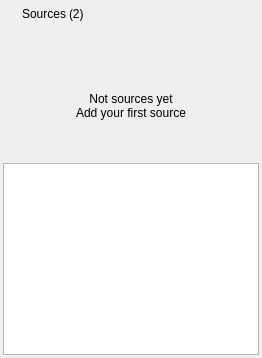
           <widget class="QWidget" name="sourcesWidget" native="true">
            <layout class="QVBoxLayout" name="verticalLayout_8">
             <property name="spacing">
              <number>3</number>
             </property>
             <property name="leftMargin">
              <number>3</number>
             </property>
             <property name="topMargin">
              <number>3</number>
             </property>
             <property name="rightMargin">
              <number>3</number>
             </property>
             <property name="bottomMargin">
              <number>3</number>
             </property>
             <item>
              <widget class="QWidget" name="sourcesHeaderWidget" native="true">
               <property name="sizePolicy">
                <sizepolicy hsizetype="Preferred" vsizetype="Fixed">
                 <horstretch>0</horstretch>
                 <verstretch>0</verstretch>
                </sizepolicy>
               </property>
               <layout class="QHBoxLayout" name="horizontalLayout_14">
                <property name="spacing">
                 <number>3</number>
                </property>
                <property name="leftMargin">
                 <number>0</number>
                </property>
                <property name="topMargin">
                 <number>0</number>
                </property>
                <property name="rightMargin">
                 <number>0</number>
                </property>
                <property name="bottomMargin">
                 <number>0</number>
                </property>
                <item>
                 <widget class="QLabel" name="label_16">
                  <property name="minimumSize">
                   <size>
                    <width>16</width>
                    <height>16</height>
                   </size>
                  </property>
                  <property name="maximumSize">
                   <size>
                    <width>16</width>
                    <height>16</height>
                   </size>
                  </property>
                  <property name="text">
                   <string/>
                  </property>
                  <property name="pixmap">
                   <pixmap resource="frameflow.qrc">:/FrameFlow/tv.svg</pixmap>
                  </property>
                  <property name="scaledContents">
                   <bool>true</bool>
                  </property>
                 </widget>
                </item>
                <item>
                 <widget class="QLabel" name="sourcesLabel">
                  <property name="text">
                   <string>Sources</string>
                  </property>
                 </widget>
                </item>
                <item>
                 <widget class="QLabel" name="sourcesCountLabel">
                  <property name="text">
                   <string>(2)</string>
                  </property>
                 </widget>
                </item>
                <item>
                 <spacer name="horizontalSpacer_12">
                  <property name="orientation">
                   <enum>Qt::Orientation::Horizontal</enum>
                  </property>
                  <property name="sizeHint" stdset="0">
                   <size>
                    <width>40</width>
                    <height>20</height>
                   </size>
                  </property>
                 </spacer>
                </item>
                <item>
                 <widget class="QPushButton" name="addSourceButton">
                  <property name="cursor">
                   <cursorShape>PointingHandCursor</cursorShape>
                  </property>
                  <property name="text">
                   <string/>
                  </property>
                  <property name="icon">
                   <iconset resource="frameflow.qrc">
                    <normaloff>:/FrameFlow/plus.svg</normaloff>:/FrameFlow/plus.svg</iconset>
                  </property>
                  <property name="flat">
                   <bool>true</bool>
                  </property>
                 </widget>
                </item>
               </layout>
              </widget>
             </item>
             <item>
              <widget class="QWidget" name="noSourceWidget" native="true">
               <layout class="QVBoxLayout" name="verticalLayout_19">
                <property name="spacing">
                 <number>0</number>
                </property>
                <property name="leftMargin">
                 <number>0</number>
                </property>
                <property name="topMargin">
                 <number>0</number>
                </property>
                <property name="rightMargin">
                 <number>0</number>
                </property>
                <property name="bottomMargin">
                 <number>0</number>
                </property>
                <item>
                 <layout class="QHBoxLayout" name="horizontalLayout_20">
                  <item>
                   <widget class="QLabel" name="label_14">
                    <property name="minimumSize">
                     <size>
                      <width>64</width>
                      <height>64</height>
                     </size>
                    </property>
                    <property name="maximumSize">
                     <size>
                      <width>64</width>
                      <height>64</height>
                     </size>
                    </property>
                    <property name="text">
                     <string/>
                    </property>
                    <property name="pixmap">
                     <pixmap resource="frameflow.qrc">:/FrameFlow/tv.svg</pixmap>
                    </property>
                    <property name="scaledContents">
                     <bool>true</bool>
                    </property>
                   </widget>
                  </item>
                 </layout>
                </item>
                <item>
                 <widget class="QLabel" name="label_20">
                  <property name="text">
                   <string>Not sources yet</string>
                  </property>
                  <property name="alignment">
                   <set>Qt::AlignmentFlag::AlignCenter</set>
                  </property>
                 </widget>
                </item>
                <item>
                 <widget class="QLabel" name="addSourceLabel">
                  <property name="text">
                   <string>Add your first source</string>
                  </property>
                  <property name="alignment">
                   <set>Qt::AlignmentFlag::AlignCenter</set>
                  </property>
                 </widget>
                </item>
                <item>
                 <spacer name="verticalSpacer_5">
                  <property name="orientation">
                   <enum>Qt::Orientation::Vertical</enum>
                  </property>
                  <property name="sizeHint" stdset="0">
                   <size>
                    <width>20</width>
                    <height>40</height>
                   </size>
                  </property>
                 </spacer>
                </item>
               </layout>
              </widget>
             </item>
             <item>
              <widget class="ToggleListWidget" name="sourceListWidget">
               <property name="focusPolicy">
                <enum>Qt::FocusPolicy::NoFocus</enum>
               </property>
              </widget>
             </item>
            </layout>
           </widget>
